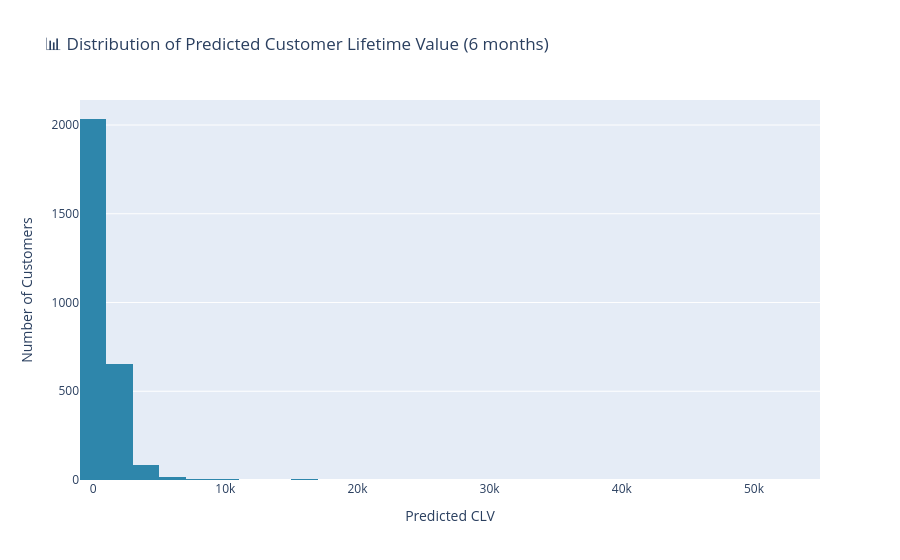
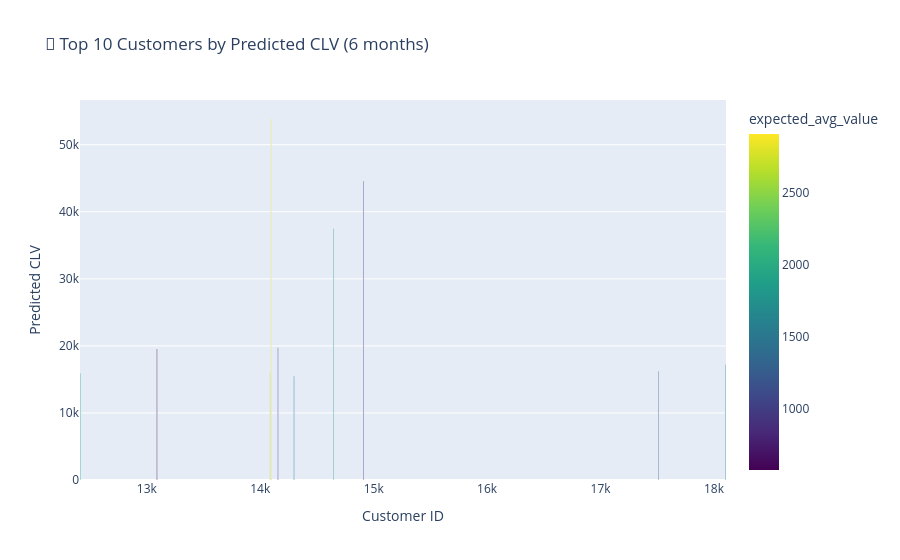
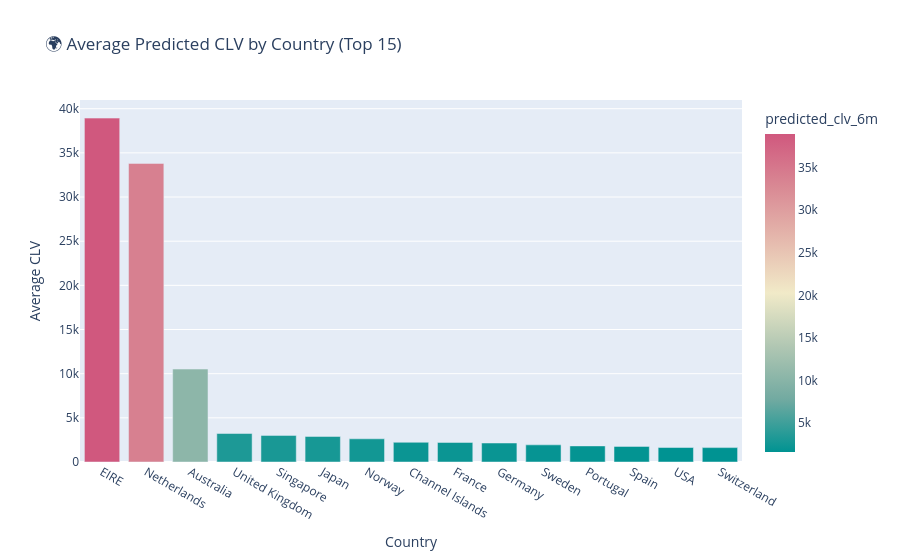

Notebook source saved alongside these figures, in order:
### Code cell
# CLV distribution
fig1 = px.histogram(
    returning_customers,
    x='predicted_clv_6m',
    nbins=50,
    title='📊 Distribution of Predicted Customer Lifetime Value (6 months)',
    color_discrete_sequence=['#2E86AB']
)
fig1.update_layout(xaxis_title='Predicted CLV', yaxis_title='Number of Customers')
fig1.show()

# top 10 Customers by CLV
top_customers = (
    returning_customers.sort_values(by='predicted_clv_6m', ascending=False)
    .head(10)
    .reset_index()
)

fig2 = px.bar(
    top_customers,
    x='CustomerID',
    y='predicted_clv_6m',
    color='expected_avg_value',
    color_continuous_scale='viridis',
    title='💎 Top 10 Customers by Predicted CLV (6 months)',
)
fig2.update_layout(xaxis_title='Customer ID', yaxis_title='Predicted CLV')
fig2.show()

# average CLV by Country (if available)
if 'Country' in data.columns:
    avg_clv_country = data.groupby('Country')['predicted_clv_6m'].mean().reset_index()

    fig3 = px.bar(
        avg_clv_country.sort_values(by='predicted_clv_6m', ascending=False).head(15),
        x='Country',
        y='predicted_clv_6m',
        title='🌍 Average Predicted CLV by Country (Top 15)',
        color='predicted_clv_6m',
        color_continuous_scale='tealrose'
    )
    fig3.update_layout(xaxis_title='Country', yaxis_title='Average CLV')
    fig3.show()
else:
    print("⚠️ 'Country' column not found — skipping country-level CLV plot.")

### Figure 1 — Plotly figure (JSON) as saved in the notebook; plotly's stock layout.template omitted (floating-point values rounded to 4 significant figures; data arrays with more than 128 entries replaced by an {"elided": "..."} marker saying what was removed)
{"data": [{"bingroup": "x", "hovertemplate": "predicted_clv_6m=%{x}<br>count=%{y}<extra></extra>", "legendgroup": "", "marker": {"color": "#2E86AB", "pattern": {"shape": ""}}, "name": "", "nbinsx": 50, "orientation": "v", "showlegend": false, "type": "histogram", "x": {"elided": "2804 float values"}, "xaxis": "x", "yaxis": "y"}], "layout": {"barmode": "relative", "legend": {"tracegroupgap": 0}, "title": {"text": "📊 Distribution of Predicted Customer Lifetime Value (6 months)"}, "xaxis": {"anchor": "y", "domain": [0, 1], "title": {"text": "Predicted CLV"}}, "yaxis": {"anchor": "x", "domain": [0, 1], "title": {"text": "Number of Customers"}}}}

### Figure 2 — Plotly figure (JSON) as saved in the notebook; plotly's stock layout.template omitted (floating-point values rounded to 4 significant figures)
{"data": [{"hovertemplate": "CustomerID=%{x}<br>predicted_clv_6m=%{y}<br>expected_avg_value=%{marker.color}<extra></extra>", "legendgroup": "", "marker": {"color": [2905.0, 755.7, 1894.0, 958.6, 577.3, 1562.0, 1223.0, 2736.0, 2028.0, 1436.0], "coloraxis": "coloraxis", "pattern": {"shape": ""}}, "name": "", "orientation": "v", "showlegend": false, "textposition": "auto", "type": "bar", "x": [14100.0, 14910.0, 14650.0, 14160.0, 13090.0, 18100.0, 17510.0, 14090.0, 12420.0, 14300.0], "xaxis": "x", "y": [53840.0, 44570.0, 37520.0, 19740.0, 19520.0, 17190.0, 16240.0, 16080.0, 15910.0, 15460.0], "yaxis": "y"}], "layout": {"barmode": "relative", "coloraxis": {"colorbar": {"title": {"text": "expected_avg_value"}}, "colorscale": [[0, "#440154"], [0.1111, "#482878"], [0.2222, "#3e4989"], [0.3333, "#31688e"], [0.4444, "#26828e"], [0.5556, "#1f9e89"], [0.6667, "#35b779"], [0.7778, "#6ece58"], [0.8889, "#b5de2b"], [1, "#fde725"]]}, "legend": {"tracegroupgap": 0}, "title": {"text": "💎 Top 10 Customers by Predicted CLV (6 months)"}, "xaxis": {"anchor": "y", "domain": [0, 1], "title": {"text": "Customer ID"}}, "yaxis": {"anchor": "x", "domain": [0, 1], "title": {"text": "Predicted CLV"}}}}

### Figure 3 — Plotly figure (JSON) as saved in the notebook; plotly's stock layout.template omitted (floating-point values rounded to 4 significant figures)
{"data": [{"hovertemplate": "Country=%{x}<br>predicted_clv_6m=%{marker.color}<extra></extra>", "legendgroup": "", "marker": {"color": [38940.0, 33810.0, 10520.0, 3228.0, 3012.0, 2893.0, 2627.0, 2231.0, 2215.0, 2151.0, 1941.0, 1822.0, 1767.0, 1640.0, 1628.0], "coloraxis": "coloraxis", "pattern": {"shape": ""}}, "name": "", "orientation": "v", "showlegend": false, "textposition": "auto", "type": "bar", "x": ["EIRE", "Netherlands", "Australia", "United Kingdom", "Singapore", "Japan", "Norway", "Channel Islands", "France", "Germany", "Sweden", "Portugal", "Spain", "USA", "Switzerland"], "xaxis": "x", "y": [38940.0, 33810.0, 10520.0, 3228.0, 3012.0, 2893.0, 2627.0, 2231.0, 2215.0, 2151.0, 1941.0, 1822.0, 1767.0, 1640.0, 1628.0], "yaxis": "y"}], "layout": {"barmode": "relative", "coloraxis": {"colorbar": {"title": {"text": "predicted_clv_6m"}}, "colorscale": [[0, "rgb(0, 147, 146)"], [0.1667, "rgb(114, 170, 161)"], [0.3333, "rgb(177, 199, 179)"], [0.5, "rgb(241, 234, 200)"], [0.6667, "rgb(229, 185, 173)"], [0.8333, "rgb(217, 137, 148)"], [1, "rgb(208, 88, 126)"]]}, "legend": {"tracegroupgap": 0}, "title": {"text": "🌍 Average Predicted CLV by Country (Top 15)"}, "xaxis": {"anchor": "y", "domain": [0, 1], "title": {"text": "Country"}}, "yaxis": {"anchor": "x", "domain": [0, 1], "title": {"text": "Average CLV"}}}}
